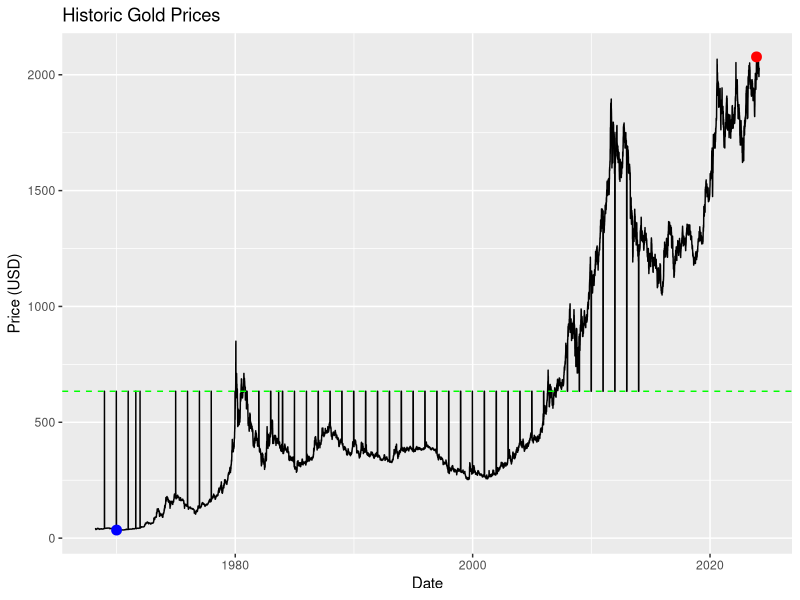

The R source for this figure:
# Install and load necessary packages
install.packages("readxl")
install.packages("ggplot2")
install.packages("xts")

library(readxl)
library(ggplot2)
library(xts)

# Read data from Excel file
gold_data <- read_excel("Investment_Historic.xlsx", sheet = "gold_price")

# Extract date and price columns
date <- as.POSIXct(gold_data$date)
price <- as.numeric(gold_data$GoldSpot)

# Impute missing values using Interpolation.

price[is.na(price)] <- mean(price, na.rm = TRUE)

# Create a time series object with one observation per month
gold_xts <- xts(gold_data$GoldSpot, order.by = as.yearmon(gold_data$date))

# Calculate maximum, minimum, and mean values
max_value <- max(price)
min_value <- min(price)
mean_value <- mean(price)

# Find dates corresponding to maximum and minimum values
index_max <- which.max(price)
index_min <- which.min(price)

# Find dates corresponding to maximum and minimum values
date_max <- gold_xts[which.max(price)]
date_min <- gold_xts[which.min(price)]

date_max <- index(gold_xts)[index_max]
date_min <- index(gold_xts)[index_min]

# Convert date_max and date_min to POSIXct format
date_max <- as.POSIXct(date_max)
date_min <- as.POSIXct(date_min)

# Create a ggplot object
p <- ggplot(gold_data, aes(x = date, y = price)) + 
	geom_line() + 
	labs(title="Historic Gold Prices", x="Date", y="Price (USD)") 

# Add points for maximum and minimum values
p <- p + geom_point(data=data.frame(x=date_max, y=max_value),  
                    aes(x=x, y=y), color="red", size=3)
p <- p + geom_point(data=data.frame(x=date_min, y=min_value),  
                    aes(x=x, y=y), color="blue", size=3) 

# Add mean line
p <- p + geom_hline(yintercept=mean_value, 
                    linetype="dashed", color="green") 

# Display the plot
plot(p) 
